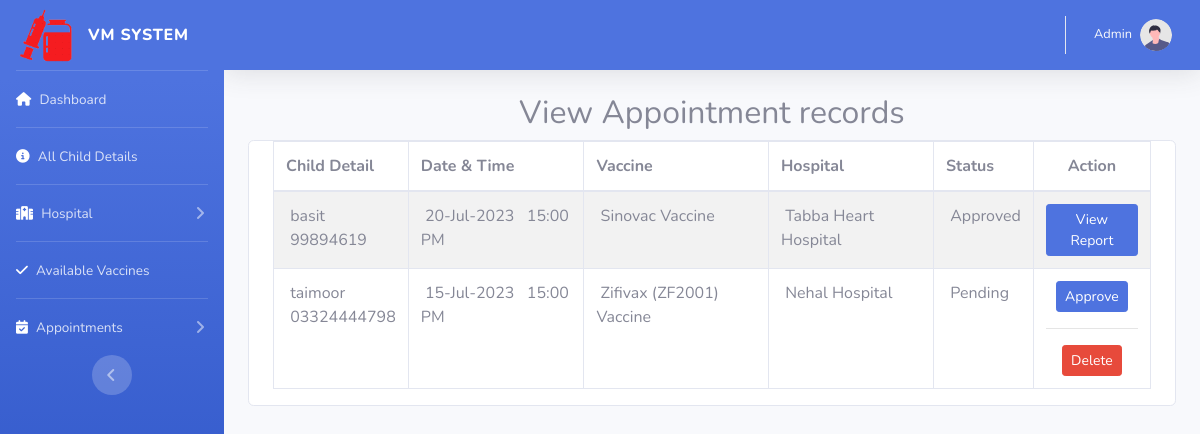
Page /viewappointmentpending.php on the committed database.
### tables this page shows
CREATE TABLE `appointment` (
  `appointmentid` int(10) NOT NULL,
  `appointmenttype` varchar(25) NOT NULL,
  `childid` int(10) NOT NULL,
  `vaccineid` int(10) NOT NULL,
  `appointmentdate` date NOT NULL,
  `appointmenttime` time NOT NULL,
  `hospitalid` int(10) NOT NULL,
  `status` varchar(10) NOT NULL
);

CREATE TABLE `child` (
  `childid` int(10) NOT NULL,
  `childname` varchar(50) NOT NULL,
  `admissiondate` date NOT NULL,
  `admissiontime` time NOT NULL,
  `address` varchar(250) NOT NULL,
  `mobileno` varchar(15) NOT NULL,
  `city` varchar(25) NOT NULL,
  `pincode` varchar(20) NOT NULL,
  `loginid` varchar(50) NOT NULL,
  `password` varchar(25) NOT NULL,
  `bloodgroup` varchar(20) NOT NULL,
  `gender` varchar(10) NOT NULL,
  `dob` date NOT NULL,
  `status` varchar(10) NOT NULL
);

CREATE TABLE `vaccine` (
  `vaccineid` int(10) NOT NULL,
  `vaccinename` varchar(100) NOT NULL,
  `description` text NOT NULL,
  `status` varchar(10) NOT NULL
);

CREATE TABLE `hospital` (
  `hospitalid` int(10) NOT NULL,
  `hospitalname` varchar(50) NOT NULL,
  `mobileno` varchar(15) NOT NULL,
  `vaccineid` int(10) NOT NULL,
  `loginid` varchar(25) NOT NULL,
  `password` varchar(25) NOT NULL,
  `status` varchar(10) NOT NULL,
  `address` varchar(25) NOT NULL
);

### viewappointmentpending.php (the view, shortened to what this page needs)
<?php
include("adminheader.php");
include("dbconnection.php");
?>
<div class="container-fluid">
  <div class="block-header">
    <h2 class="text-center">View Appointment records</h2>
  </div>
<div class="card">
  <section class="container">
    <table class="table table-bordered table-striped table-hover js-basic-example dataTable">
      <thead>
        <tr>
          <th>Child Detail</th>
          <th>Date & Time</th>
          <th>Vaccine</th>
          <th>Hospital</th>
          <th>Status</th>
          <th><div align="center">Action</div></th>
        </tr>
        </thead>
        <tbody>
          <?php
		$sql ="SELECT * FROM appointment WHERE (status !='')";
		$qsql = mysqli_query($con,$sql);
		while($rs = mysqli_fetch_array($qsql))
		{
			$sqlchi = "SELECT * FROM child WHERE childid='$rs[childid]'";
			$qsqlchi = mysqli_query($con,$sqlchi);
			$rschi = mysqli_fetch_array($qsqlchi);
			$sqlvacc = "SELECT * FROM vaccine WHERE vaccineid='$rs[vaccineid]'";
			$qsqlvacc = mysqli_query($con,$sqlvacc);
			$rsvacc = mysqli_fetch_array($qsqlvacc);
			$sqlhos= "SELECT * FROM hospital WHERE hospitalid='$rs[hospitalid]'";
			$qsqlhos = mysqli_query($con,$sqlhos);
			$rshos = mysqli_fetch_array($qsqlhos);
        echo "<tr>
          <td>&nbsp;$rschi[childname]<br>&nbsp;$rschi[mobileno]</td>
			 <td>&nbsp;" . date("d-M-Y",strtotime($rs['appointmentdate'])) . " &nbsp; " . date("H:i A",strtotime($rs['appointmenttime'])) . "</td>
		    <td>&nbsp;$rsvacc[vaccinename]</td>
		    <td>&nbsp;$rshos[hospitalname]</td>
			    <td>&nbsp;$rs[status]</td>
          <td><div align='center'>";
		  if($rs['status'] != "Approved")
		  {
				  if(!(isset($_SESSION['childid'])))
				  {
						  echo "<a href='appointmentapproval.php?editid=$rs[appointmentid]' class='btn btn-sm btn-primary'>Approve</a><hr>";
				  }
				 echo "  <a href='viewappointment.php?delid=$rs[appointmentid]'class='btn btn-sm btn-danger'>Delete</a>";
		  }
		  else
		  {
				echo "<a href='childreport.php?childid=$rs[childid]&appointmentid=$rs[appointmentid]'class='btn btn-sm btn-primary'>View Report</a>";
		  }
		 echo "</center></td></tr>";
		}
		?>
      </tbody>
    </table>
</section>
</div>
</div>
<?php
include("adformfooter.php");
?>

### adminheader.php (shortened to what this page needs)
<!DOCTYPE html>
<html lang="en">
<head>
    <link href="vendor/fontawesome-free/css/all.min.css" rel="stylesheet" type="text/css">
    <link rel="stylesheet" href="https://cdnjs.cloudflare.com/ajax/libs/font-awesome/6.4.0/css/all.min.css" />
    <link href="css/sb-admin-2.min.css" rel="stylesheet">
</head>
<body id="page-top">
    <div id="wrapper">
        <ul class="navbar-nav bg-gradient-primary sidebar sidebar-dark accordion" id="accordionSidebar">
            <a class="sidebar-brand d-flex align-items-center justify-content-center" href="index.php">
                <div class="sidebar-brand-icon">
                    <img src="images/hlogo.png" alt="" style="width: 53px; height: 53px;">
                </div>
                <div class="sidebar-brand-text mx-3">VM System</div>
            </a>
            <hr class="sidebar-divider my-0">
            <li class="nav-item">
                <a class="nav-link" href="dbmain.php">
                <i class="fa-solid fa-house" style="color: #ffffff;"></i>
                <span>Dashboard</span></a>
            </li>
            <hr class="sidebar-divider my-0">
            <li class="nav-item">
                <a class="nav-link" href="viewchild.php">
                    <i class="fa-solid fa-circle-info" style="color: #ffffff;"></i>
                    <span>All Child Details</span>
               </a>
           </li>
           <hr class="sidebar-divider my-0">
           <li class="nav-item">
                <a class="nav-link collapsed" href="#" data-toggle="collapse" data-target="#collapseOne"
                    aria-expanded="true" aria-controls="collapseOne">
                    <i class="fa-solid fa-hospital" style="color: #ffffff;"></i>
                    <span>Hospital</span>
               </a>
           </li>
           <hr class="sidebar-divider my-0">
           <li class="nav-item">
                <a class="nav-link" href="viewvaccine.php">
                <i class="fa-solid fa-check" style="color: #ffffff;"></i>
                    <span>Available Vaccines</span>
               </a>
           </li>
           <hr class="sidebar-divider my-0">
           <li class="nav-item">
                <a class="nav-link collapsed" href="#" data-toggle="collapse" data-target="#collapseThree"
                   aria-expanded="true" aria-controls="collapseThree">
                   <i class="fa-solid fa-calendar-check" style="color: #ffffff;"></i>
                   <span>Appointments</span>
               </a>
           </li>
            <div class="text-center d-none d-md-inline">
                <button class="rounded-circle border-0" id="sidebarToggle"></button>
            </div>
        </ul>
        <div id="content-wrapper" class="d-flex flex-column">
            <div id="content">
                <nav class="navbar navbar-expand topbar mb-4 static-top shadow" style="background-color: #4e73df;">
                    <ul class="navbar-nav ml-auto">
                        <li class="nav-item dropdown no-arrow">
                            <a class="nav-link dropdown-toggle" href="#" id="userDropdown" role="button"
                                data-toggle="dropdown" aria-haspopup="true" aria-expanded="false">
                                <span class="mr-2 d-none d-lg-inline text-light small">Admin</span>
                                <img class="img-profile rounded-circle"
                                    src="images/svgs/undraw_profile.svg">
                            </a>
                        </li>
                    </ul>
                </nav>

### adformfooter.php (shortened to what this page needs)
        </div>
    </div>
</body>
</html>

### rows in the picture
appointment: childid.childname "basit", childid.mobileno "99894619", appointmentdate "20-Jul-2023", appointmenttime "15:00 PM", vaccineid.vaccinename "Sinovac Vaccine", hospitalid.hospitalname "Tabba Heart Hospital", status "Approved"
appointment: childid.childname "taimoor", childid.mobileno "03324444798", appointmentdate "15-Jul-2023", appointmenttime "15:00 PM", vaccineid.vaccinename "Zifivax (ZF2001) Vaccine", hospitalid.hospitalname "Nehal Hospital", status "Pending"
